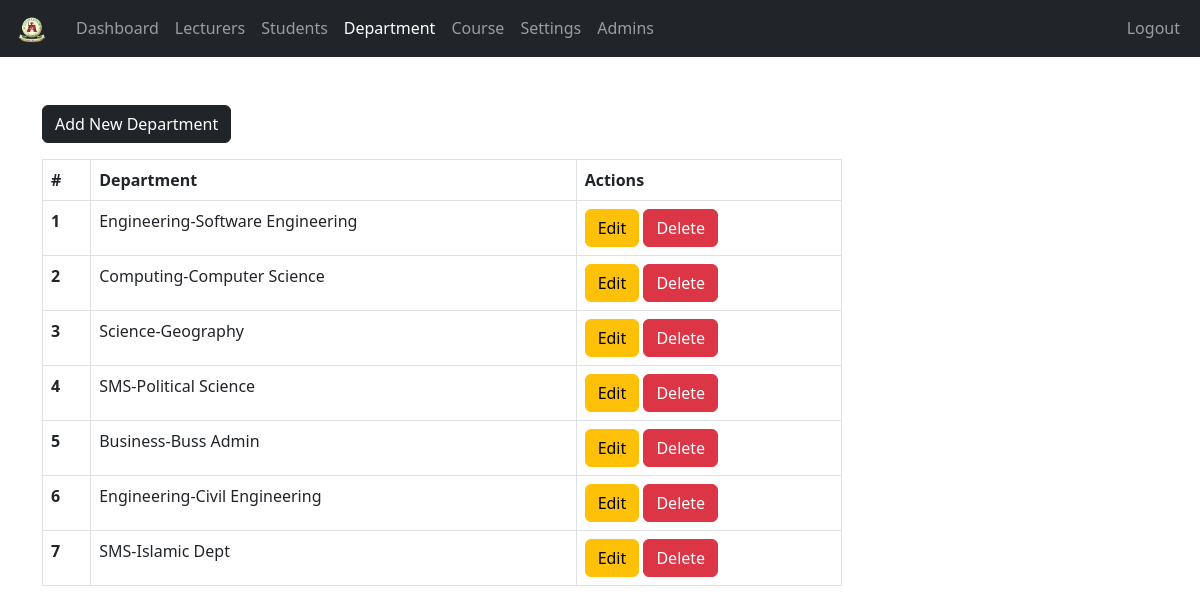
The page /admin/department.php (signed in) on the database its author committed.
### tables this page shows
CREATE TABLE `departments` (
  `department_id` int NOT NULL AUTO_INCREMENT,
  `department` varchar(255) NOT NULL,
  `faculty` varchar(255) NOT NULL,
  PRIMARY KEY (`department_id`),
  UNIQUE KEY `department_id` (`department_id`)
);

### admin/data/department.php (called while the page is built, shortened)
<?php
function getAllDepartments($conn){
  $sql = "SELECT department_id, department, faculty FROM departments";
  $stmt = $conn->prepare($sql);
  $stmt->execute();
  if ($stmt->rowCount() >= 1) {
    return $stmt->fetchAll(PDO::FETCH_ASSOC);
  } else {
    return [];
  }
}
?>

### admin/department.php (the view, shortened to what this page needs)
<?php
if (isset($_SESSION['admin_id']) &&
    isset($_SESSION['role'])) {
    if ($_SESSION['role'] == 'Admin') {
       include "../DB_connection.php";
       include "data/department.php";
       $departments = getAllDepartments($conn);
 ?>
<!DOCTYPE html>
<html lang="en">
<head>
	<link rel="stylesheet" href="https://cdn.jsdelivr.net/npm/bootstrap@5.2.0/dist/css/bootstrap.min.css">
	<link rel="stylesheet" href="../css/style.css">
  <link rel="stylesheet" href="https://cdnjs.cloudflare.com/ajax/libs/font-awesome/4.7.0/css/font-awesome.min.css">
</head>
<body>
    <?php
        include "inc/navbar.php";
        if ($departments != 0) {
     ?>
     <div class="container mt-5">
        <a href="department-add.php"
           class="btn btn-dark">Add New Department</a>
           <div class="table-responsive">
              <table class="table table-bordered mt-3 n-table">
                <thead>
                  <tr>
                    <th scope="col">#</th>
                    <th scope="col">Department</th>
                    <th scope="col">Actions</th>
                  </tr>
                </thead>
                <tbody>
                  <?php $i = 0; foreach ($departments as $department ) {
                    $i++;  ?>
                  <tr>
                    <th scope="row"><?=$i?></th>
                    <td>
                      <?php
                          echo $department['faculty'].'-'.
                                     $department['department'];
                       ?>
                    </td>
                    <td>
                        <a href="department-edit.php?department_id=<?=$department['department_id']?>"
                           class="btn btn-warning">Edit</a>
                        <a href="department-delete.php?department_id=<?=$department['department_id']?>"
                           class="btn btn-danger">Delete</a>
                    </td>
                  </tr>
                <?php } ?>
                </tbody>
              </table>
           </div>
         <?php } ?>
     </div>
</body>
</html>
<?php
  }else {
    header("Location: ../login.php");
    exit;
  }
}else {
	header("Location: ../login.php");
	exit;
}
?>

### css/style.css (style rules this page uses)
.n-table { max-width: 800px; }

### rows shown on the page
departments: faculty "Engineering", department "Software Engineering"
departments: faculty "Computing", department "Computer Science"
departments: faculty "Science", department "Geography"
departments: faculty "SMS", department "Political Science"
departments: faculty "Business", department "Buss Admin"
departments: faculty "Engineering", department "Civil Engineering"
departments: faculty "SMS", department "Islamic Dept"
